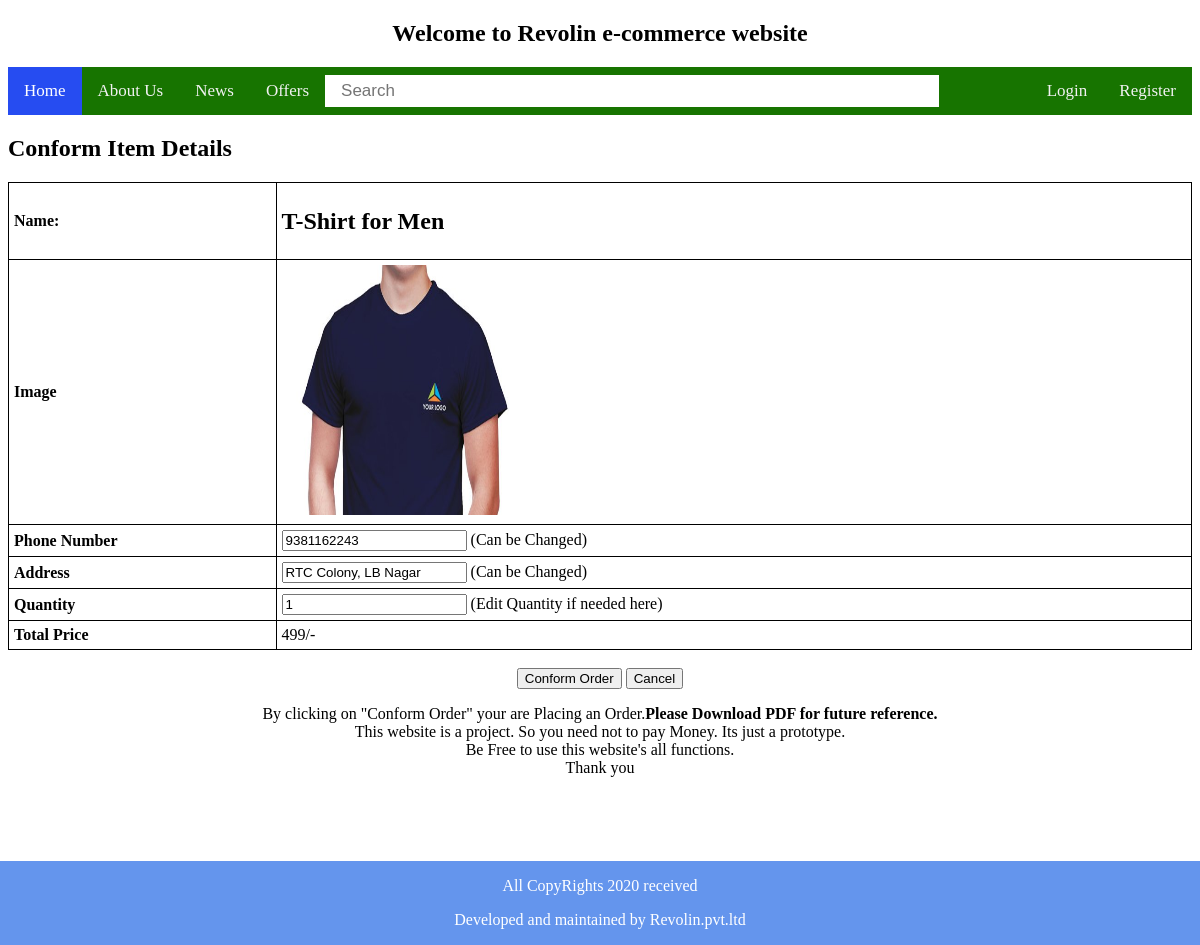
The app's page /accounts/buynow/18/1/ with its own data.
### accounts/models.py (models this page shows, shortened)
class Order(models.Model):
    order_useremail = models.EmailField(default=None)
    order_name = models.CharField(max_length=1024)
    order_image = models.ImageField(upload_to = 'orderimages/')
    order_price = models.PositiveIntegerField()
    order_publisher = models.CharField(max_length=1024)
    order_origin = models.CharField(max_length=1024)
    order_description = models.TextField()
    order_quantity = models.PositiveIntegerField(default=1)
    order_total_price = models.PositiveIntegerField(default=0)
    order_ordered_date = models.DateTimeField(default= datetime.now())
    order_delivery_date = models.DateTimeField(default= return_datetime)
    order_address = models.TextField(default="address")
    order_phonenumber = models.IntegerField(default=9912341234)

### accounts/views.py (the view, shortened to what this page needs)
# urls.py: path('buynow/<int:itemid>/<int:userid>/', buynow, name="buynow"),
def buynow(request, itemid, userid):                            # Homepage BUYNOW function
    if User.is_authenticated:
        login_user = User.objects.get(pk= userid)
        user = UserRegister.objects.get(user_email=login_user.email)
        orderitem = Item.objects.get(pk= itemid)
        if Order.objects.filter(order_name= orderitem.item_name, order_useremail= login_user.email).exists():
            order = Order.objects.get(order_name= orderitem.item_name, order_useremail= login_user.email)
            return render(request, "order.html", {'order': order})
    else:
        text="Please Login in to your account !!!"
        return render(request, 'note.html', {'text': text})

### templates/order.html (shortened to what this page needs)
{% extends "index.html" %}
{% block content %}
<body>
    <h2>Conform Item Details</h2>
<form method="POST" action="{% url "generatepdf" user.id order.id %}">
<table style="width:100%">
  <tr>
    <th>Name:</th>
    <td><h2>{{order.order_name}}</h2></td>
  </tr>
  <tr>
    <th>Image</th>
    <td><img src="{{order.order_image.url}}" alter= "{{order.order_name}}" width="250px" height="250px"></td>
  </tr>
  <tr>
    <th>Phone Number</th>
    <td><input type="number" value="{{order.order_phonenumber}}" name="phonenumber"> (Can be Changed)</td>
 </tr>
  <tr>
    <tr>
        <th>Address</th>
        <td><input type="text" value="{{order.order_address}}" name="address" width="50px" height="10px"> (Can be Changed)</td>
    </tr>
    <th>Quantity</th>
    <td><input type="number" value="{{order.order_quantity}}" name="quantity"> (Edit Quantity if needed here)</td>
  </tr>
  <tr>
      <th>Total Price</th>
      <td>{{order.order_price}}/-</td>
  </tr>
</table>
<br>
<center>
    <input type="submit" value="Conform Order" name="conformorder">
    <a href="/"><input type="button" value="Cancel" name="cancelorder"></a>
    <p>
      By clicking on "Conform Order" your are Placing an Order.<b>Please Download PDF for future reference.</b><br>
      This website is a project. So you need not to pay Money. Its just a prototype.<br>
      Be Free to use this website's all functions.<br>
      Thank you<br>
    </p>
</center>
</form>
<br><br><br><br><br><br><br><br>
</body>
{% endblock %}

### templates/order.html (style rules this page uses)
table, th, td { border: 1px solid black; border-collapse: collapse; }
th, td { padding: 5px; text-align: left; }

### records on screen
Order: order_name "T-Shirt for Men", order_image (picture), phonenumber "9381162243", address "RTC Colony, LB Nagar", quantity "1", order_price "499"
